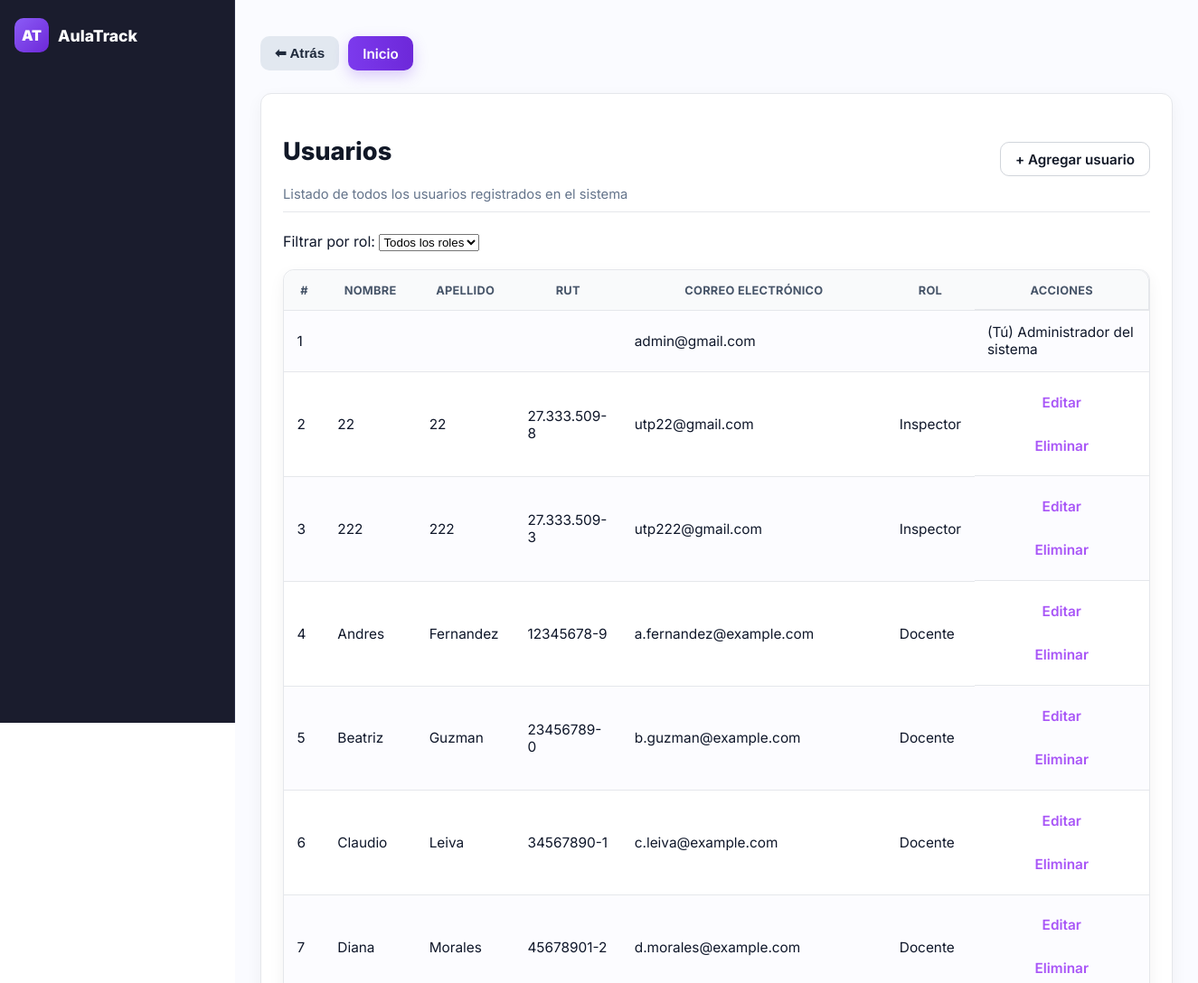
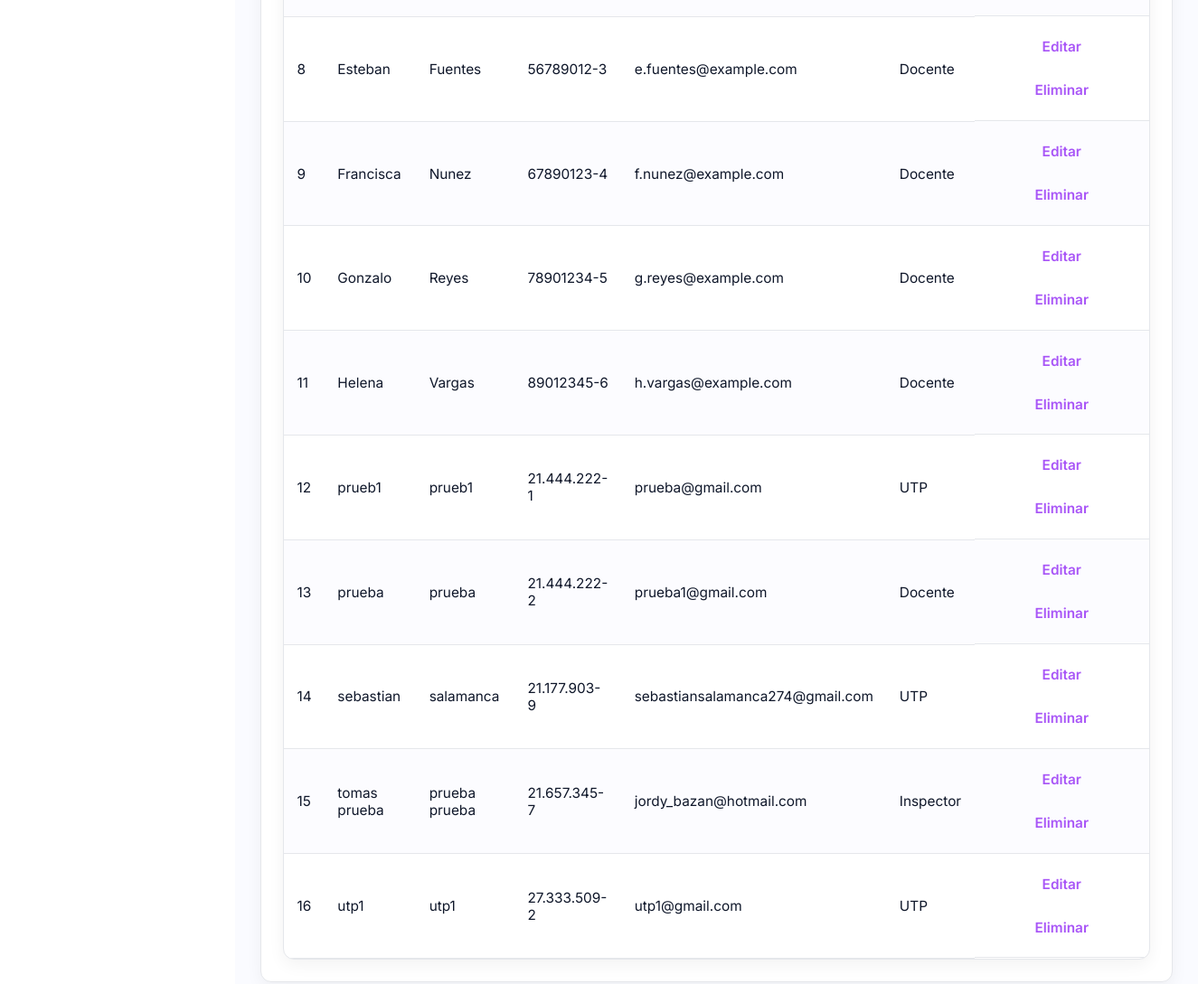
The app's page /gestion_usuario/ with its own data (2 pictures, top to bottom).
### usuarios/models.py (models this page shows, shortened)
class Usuario(AbstractUser):
    nombres = models.CharField(max_length=100)
    apellidos = models.CharField(max_length=100)
    rut = models.CharField(max_length=12, unique=True, validators=[rut_validator])
    ROLE_DOCENTE = 'docente'
    ROLE_UTP = 'utp'
    ROLE_INSPECTOR = 'inspector'
    ROLE_CHOICES = [
        (ROLE_DOCENTE, 'Docente'),
        (ROLE_UTP, 'UTP'),
        (ROLE_INSPECTOR, 'Inspector'),
    ]
    role = models.CharField(max_length=20, choices=ROLE_CHOICES)

### usuarios/views.py (the view)
# urls.py: path('gestion_usuario/', views.gestion_usuario, name='gestion_usuario'),
def gestion_usuario(request):
    rol_seleccionado = request.GET.get('rol', '')
    usuarios_filtrados = Usuario.objects.all().order_by('nombres', 'apellidos')
    if rol_seleccionado:
        usuarios_filtrados = usuarios_filtrados.filter(role=rol_seleccionado)
    roles = Usuario.ROLE_CHOICES
    context = {
        'usuarios_filtrados': usuarios_filtrados,
        'roles': roles,
        'rol_seleccionado': rol_seleccionado,
    }
    return render(request, "gestion_usuario.html", context)

### usuarios/templates/gestion_usuario.html (shortened to what this page needs)
{% extends 'base.html' %}
{% load static dict_extras %}
{% block extra_css %}
<link rel="stylesheet" href="{% static 'css/cursos_lista.css' %}">
{% endblock %}
{% block content %}
<div class="page-head flex-between">
  <div>
    <h1>Usuarios</h1>
    <div class="hint">Listado de todos los usuarios registrados en el sistema</div>
  </div>
  <div>
    <a class="btn" href="{% url 'usuarios:registro' %}">+ Agregar usuario</a>
  </div>
</div>
<div class="filter-bar">
  <form method="get">
    <label for="rol">Filtrar por rol:</label>
    <select name="rol" id="rol" onchange="this.form.submit()">
      <option value="">Todos los roles</option>
    </select>
  </form>
  <br>
</div>
<div class="table-wrap">
  <table class="table">
    <thead>
      <tr>
        <th>#</th>
        <th>Nombre</th>
        <th>Apellido</th>
        <th>RUT</th>
        <th>Correo electrónico</th>
        <th>Rol</th>
        <th>Acciones</th>
      </tr>
    </thead>
    <tbody>
      {% for usuario in usuarios_filtrados %}
        <tr>
          <td>{{ forloop.counter }}</td>
          <td>{{ usuario.nombres }}</td>
          <td>{{ usuario.apellidos }}</td>
          <td>{{ usuario.rut }}</td>
          <td>{{ usuario.email }}</td>
          <td>{{ usuario.get_role_display }}</td>
          <td class="cell-actions">
            {% if not usuario.is_superuser %}
              <a class="link" href="{% url 'usuarios:editar_usuario' usuario.id %}">Editar</a>
              <a class="link text-danger"
                href="{% url 'usuarios:eliminar_usuario' usuario.id %}"
                onclick="return confirm('¿Estás seguro de que deseas eliminar este usuario?');">
                Eliminar
              </a>
            {% else %}
              <span class="text-muted">(Tú) Administrador del sistema</span>
            {% endif %}
          </td>
        </tr>
      {% empty %}
        <tr><td colspan="7">No hay usuarios registrados.</td></tr>
      {% endfor %}
    </tbody>
  </table>
</div>
{% endblock %}

### usuarios/static/css/base.css (style rules this page uses)
:root { --brand-400:#b197fc; --brand-500:#a855f7; --brand-600:#8b5cf6; --brand-700:#7c3aed; --brand-800:#6d28d9; --side-bg:#1a1c2d; --side-border:#2a2d45; --side-hover:#2a2e49; --side-text:#e5e7eb; --side-muted:#94a3b8; --bg:#ffffff; --surface:#f9fafb; --border:#e5e7eb; --text:#0f172a; --danger:#dc2626; --danger-hover:#b91c1c; --radius:12px; --transition:all 0.25s ease; --shadow:0 8px 20px rgba(0,0,0,0.05); }
* { box-sizing:border-box }
html,body { height:100%;margin:0;font-family:"Inter",system-ui,sans-serif;background:var(--bg);color:var(--text); }
a { color:var(--brand-500); text-decoration:none; transition:var(--transition); }

### usuarios/static/css/cursos_lista.css (style rules this page uses)
:root { --bg:#fff;--surface:#fff;--surface-alt:#f9fafb;--border:#e5e7eb;--border-strong:#d1d5db; --text:#0f172a;--text-strong:#111827;--muted:#64748b;--focus:#7c3aed;--focus-light:rgba(124,58,237,.15); --danger:#dc2626;--danger-light:#fee2e2;--danger-hover:#b91c1c; --radius:12px;--shadow:0 6px 18px rgba(0,0,0,.05);--transition:all .25s ease; }
body,html,.main,.main .content,.content,.app { background:var(--bg)!important;color:var(--text)!important;font-family:"Inter",system-ui,sans-serif; }
.page-head { margin-bottom:1.4rem;display:flex;align-items:center;justify-content:space-between;flex-wrap:wrap;gap:1rem;border-bottom:1px solid var(--border);padding-bottom:.6rem }
.page-head h1 { font-size:1.7rem;font-weight:800;color:var(--text-strong) }
.page-head .hint { color:var(--muted);font-size:.92rem }
.btn,.btn-prim { display:inline-flex;align-items:center;justify-content:center;gap:.4rem; padding:.55rem 1rem;border-radius:var(--radius);font-weight:600;cursor:pointer; transition:var(--transition);text-decoration:none;border:1px solid var(--border); }
.btn { background:var(--surface);color:var(--text-strong) }
.table-wrap { background:var(--surface);border:1px solid var(--border);border-radius:var(--radius);box-shadow:var(--shadow);overflow:hidden }
.table { width:100%;border-collapse:separate;border-spacing:0;font-size:.96rem }
.table th { background:var(--surface-alt);color:var(--muted);text-transform:uppercase;font-size:.78rem;letter-spacing:.02em;font-weight:700; padding:12px 14px;border-bottom:1px solid var(--border);position:sticky;top:0;z-index:2; }
.table td { padding:12px 14px;border-bottom:1px solid var(--border);color:var(--text);vertical-align:middle }
.table tbody tr:nth-child(odd) td { background:#fcfcff }
.table thead th:first-child { border-top-left-radius:var(--radius) }
.table thead th:last-child { border-top-right-radius:var(--radius);box-shadow:inset 0 -1px 0 var(--border), inset -1px 0 0 var(--border) }
.cell-actions { display:flex; flex-direction:column; gap:10px; align-items:flex-end; justify-content:center; }
.cell-actions a, .cell-actions button { width:100%; min-width:160px; min-height:38px; display:flex; align-items:center; justify-content:center; border-radius:10px; font-weight:600; }

### usuarios/static/css/global.css (style rules this page uses)
body, html, .main { font-family: "Inter", system-ui, sans-serif; background: #fafbff !important; color: #0f172a; }
.btn, .btn-prim, .btn-secondary { display: inline-flex; align-items: center; justify-content: center; gap: 0.4rem; border-radius: 10px; font-weight: 600; cursor: pointer; text-decoration: none; font-size: 0.95rem; transition: all 0.25s ease; height: 38px; padding: 0 1rem; }
.btn { background: #fff; color: #111827; border: 1px solid #d1d5db; }
.table { width: 100%; border-collapse: collapse; }
.table th, .table td { padding: 0.9rem; border-bottom: 1px solid #e5e7eb; }
.table th { background: #f9fafb; color: #475569; text-transform: uppercase; font-size: 0.8rem; font-weight: 700; }
h1, h2, h3, h4, h5 { color: #111827; font-weight: 800; }
.hint, .muted { color: #6b7280; }

### records on screen
Usuario: email "admin@gmail.com", is_superuser "(Tú) Administrador del sistema"
Usuario: nombres "22", apellidos "22", rut "27.333.509-8", email "utp22@gmail.com", role "Inspector", is_superuser "Editar"
Usuario: nombres "222", apellidos "222", rut "27.333.509-3", email "utp222@gmail.com", role "Inspector", is_superuser "Editar"
Usuario: nombres "Andres", apellidos "Fernandez", rut "12345678-9", email "a.fernandez@example.com", role "Docente", is_superuser "Editar"
Usuario: nombres "Beatriz", apellidos "Guzman", rut "23456789-0", email "b.guzman@example.com", role "Docente", is_superuser "Editar"
Usuario: nombres "Claudio", apellidos "Leiva", rut "34567890-1", email "c.leiva@example.com", role "Docente", is_superuser "Editar"
Usuario: nombres "Diana", apellidos "Morales", rut "45678901-2", email "d.morales@example.com", role "Docente", is_superuser "Editar"
Usuario: nombres "Esteban", apellidos "Fuentes", rut "56789012-3", email "e.fuentes@example.com", role "Docente", is_superuser "Editar"
Usuario: nombres "Francisca", apellidos "Nunez", rut "67890123-4", email "f.nunez@example.com", role "Docente", is_superuser "Editar"
Usuario: nombres "Gonzalo", apellidos "Reyes", rut "78901234-5", email "g.reyes@example.com", role "Docente", is_superuser "Editar"
Usuario: nombres "Helena", apellidos "Vargas", rut "89012345-6", email "h.vargas@example.com", role "Docente", is_superuser "Editar"
Usuario: nombres "prueb1", apellidos "prueb1", rut "21.444.222-1", email "prueba@gmail.com", role "UTP", is_superuser "Editar"
Usuario: nombres "prueba", apellidos "prueba", rut "21.444.222-2", email "prueba1@gmail.com", role "Docente", is_superuser "Editar"
Usuario: nombres "sebastian", apellidos "salamanca", rut "21.177.903-9", email "sebastiansalamanca274@gmail.com", role "UTP", is_superuser "Editar"
Usuario: nombres "tomas prueba", apellidos "prueba prueba", rut "21.657.345-7", email "jordy_bazan@hotmail.com", role "Inspector", is_superuser "Editar"
Usuario: nombres "utp1", apellidos "utp1", rut "27.333.509-2", email "utp1@gmail.com", role "UTP", is_superuser "Editar"
